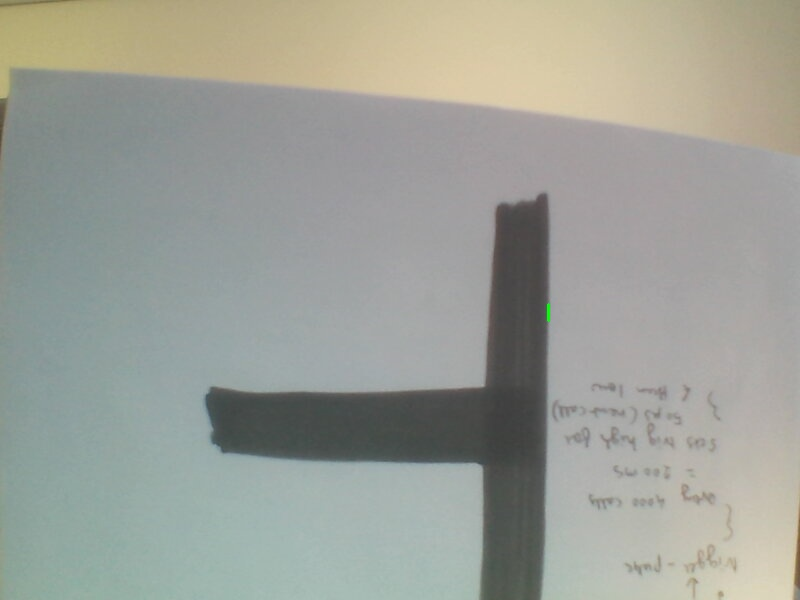
//> input picture ImageProcessing/test/houghlines5.jpg, 800 x 600 px
$ ./scratch houghlines5.jpg   (built with g++ and OpenCV 4)
//> lines starting //> are read from the running program, lines starting //| are printed output that depends on the picture; after the words box and inside, x2 and y2 are one past the last pixel; in counts of white or black regions, pixels touching at a corner belong together
#include "opencv2/imgcodecs.hpp"
#include "opencv2/highgui.hpp"
#include "opencv2/imgproc.hpp"
using namespace cv;
using namespace std;
int main(int argc, char** argv)
{
    // Declare the output variables
    Mat dst, cdst, cdstP;
    const char* default_file = "../data/sudoku.png";
    const char* filename = argc >=2 ? argv[1] : default_file;
    // Loads an image
    Mat src = imread( filename, IMREAD_GRAYSCALE );
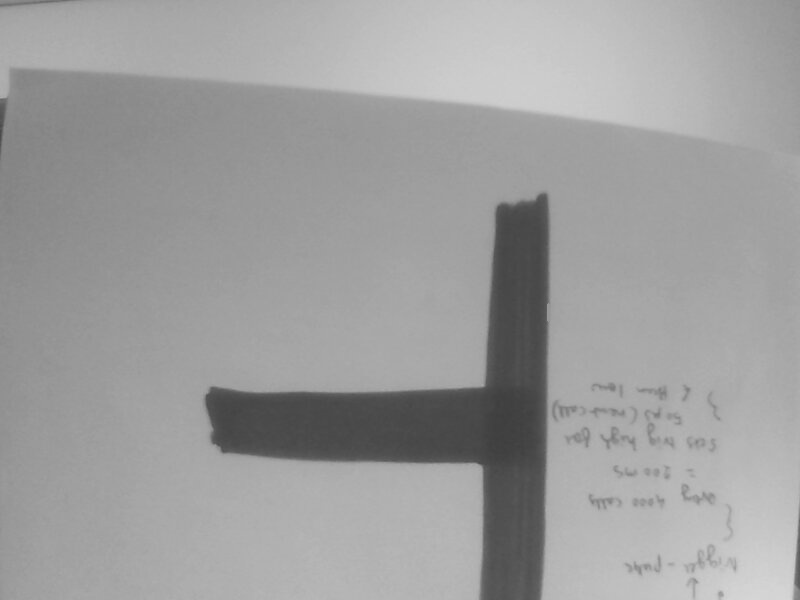
//> src: 600 rows x 800 cols, CV_8UC1; min 62, max 214, mean 158.2
    // Check if image is loaded fine
    if(src.empty()){
        printf(" Error opening image\n");
        printf(" Program Arguments: [image_name -- default %s] \n", default_file);
        return -1;
    }
    vector<vector<Point> > contours;
    vector<Vec4i> hierarchy;
    // Edge detection
    Canny(src, dst, 50, 200, 3);
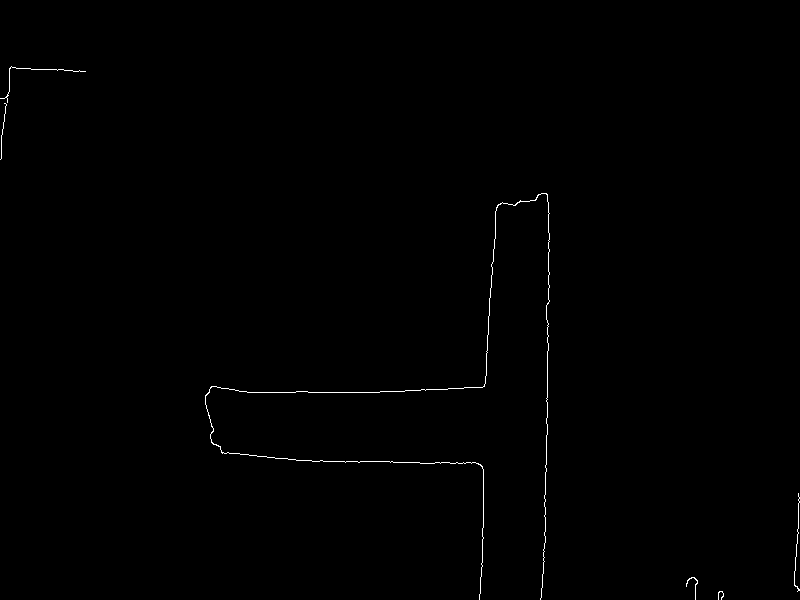
//> dst: 600 rows x 800 cols, CV_8UC1; 0.37% white in thin lines or dots, all inside (x1, y1, x2, y2) = (0, 66, 800, 600)
    // Copy edges to the images that will display the results in BGR
    //cvtColor(dst, cdst, COLOR_GRAY2BGR);
    findContours(dst,contours,hierarchy,RETR_TREE,CHAIN_APPROX_SIMPLE);
//> contours = 6 contours, 5 with area under 20; largest, box (x1, y1, x2, y2) and area: (205, 193, 550, 600) 35
    // [29 lines of commented-out code are left out]
    imshow("Canny", dst);
    // Wait and Exit
    waitKey();
    return 0;
}
